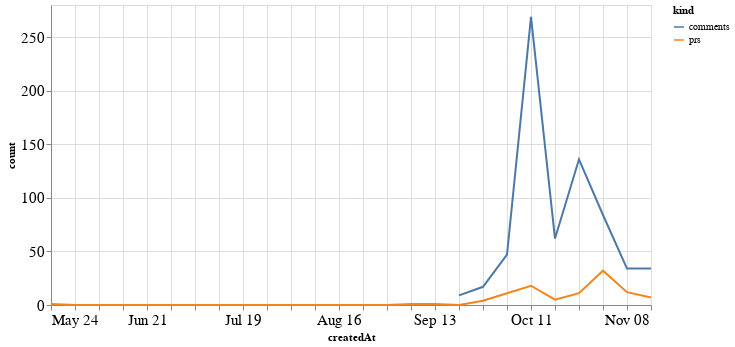

Notebook cell for this chart:
### Code cell
alt.Chart(total_time, width=600).mark_line().encode(
    x='createdAt',
    y='count',
    color='kind'
)

### Figure 1 — Vega-Lite specification as saved in the notebook (floating-point values rounded to 4 significant figures)
{"config": {"axisLeft": {"labelFontSize": 15}, "axisBottom": {"labelFontSize": 15}}, "data": {"name": "data-d3294abed5844f22cf9f198b4bfe7e3b"}, "mark": "line", "encoding": {"color": {"type": "nominal", "field": "kind"}, "x": {"type": "temporal", "field": "createdAt"}, "y": {"type": "quantitative", "field": "count"}}, "width": 600, "$schema": "https://vega.github.io/schema/vega-lite/v4.8.1.json", "datasets": {"data-d3294abed5844f22cf9f198b4bfe7e3b": [{"createdAt": "2020-05-24T00:00:00", "kind": "prs", "count": 1.0}, {"createdAt": "2020-05-31T00:00:00", "kind": "prs", "count": 0.0}, {"createdAt": "2020-06-07T00:00:00", "kind": "prs", "count": 0.0}, {"createdAt": "2020-06-14T00:00:00", "kind": "prs", "count": 0.0}, {"createdAt": "2020-06-21T00:00:00", "kind": "prs", "count": 0.0}, {"createdAt": "2020-06-28T00:00:00", "kind": "prs", "count": 0.0}, {"createdAt": "2020-07-05T00:00:00", "kind": "prs", "count": 0.0}, {"createdAt": "2020-07-12T00:00:00", "kind": "prs", "count": 0.0}, {"createdAt": "2020-07-19T00:00:00", "kind": "prs", "count": 0.0}, {"createdAt": "2020-07-26T00:00:00", "kind": "prs", "count": 0.0}, {"createdAt": "2020-08-02T00:00:00", "kind": "prs", "count": 0.0}, {"createdAt": "2020-08-09T00:00:00", "kind": "prs", "count": 0.0}, {"createdAt": "2020-08-16T00:00:00", "kind": "prs", "count": 0.0}, {"createdAt": "2020-08-23T00:00:00", "kind": "prs", "count": 0.0}, {"createdAt": "2020-08-30T00:00:00", "kind": "prs", "count": 0.0}, {"createdAt": "2020-09-06T00:00:00", "kind": "prs", "count": 1.0}, {"createdAt": "2020-09-13T00:00:00", "kind": "prs", "count": 1.0}, {"createdAt": "2020-09-20T00:00:00", "kind": "prs", "count": 0.0}, {"createdAt": "2020-09-27T00:00:00", "kind": "prs", "count": 4.0}, {"createdAt": "2020-10-04T00:00:00", "kind": "prs", "count": 11.0}, {"createdAt": "2020-10-11T00:00:00", "kind": "prs", "count": 18.0}, {"createdAt": "2020-10-18T00:00:00", "kind": "prs", "count": 5.0}, {"createdAt": "2020-10-25T00:00:00", "kind": "prs", "count": 11.0}, {"createdAt": "2020-11-01T00:00:00", "kind": "prs", "count": 32.0}, {"createdAt": "2020-11-08T00:00:00", "kind": "prs", "count": 12.0}, {"createdAt": "2020-11-15T00:00:00", "kind": "prs", "count": 7.0}, {"createdAt": "2020-05-24T00:00:00", "kind": "comments", "count": null}, {"createdAt": "2020-05-31T00:00:00", "kind": "comments", "count": null}, {"createdAt": "2020-06-07T00:00:00", "kind": "comments", "count": null}, {"createdAt": "2020-06-14T00:00:00", "kind": "comments", "count": null}, {"createdAt": "2020-06-21T00:00:00", "kind": "comments", "count": null}, {"createdAt": "2020-06-28T00:00:00", "kind": "comments", "count": null}, {"createdAt": "2020-07-05T00:00:00", "kind": "comments", "count": null}, {"createdAt": "2020-07-12T00:00:00", "kind": "comments", "count": null}, {"createdAt": "2020-07-19T00:00:00", "kind": "comments", "count": null}, {"createdAt": "2020-07-26T00:00:00", "kind": "comments", "count": null}, {"createdAt": "2020-08-02T00:00:00", "kind": "comments", "count": null}, {"createdAt": "2020-08-09T00:00:00", "kind": "comments", "count": null}, {"createdAt": "2020-08-16T00:00:00", "kind": "comments", "count": null}, {"createdAt": "2020-08-23T00:00:00", "kind": "comments", "count": null}, {"createdAt": "2020-08-30T00:00:00", "kind": "comments", "count": null}, {"createdAt": "2020-09-06T00:00:00", "kind": "comments", "count": null}, {"createdAt": "2020-09-13T00:00:00", "kind": "comments", "count": null}, {"createdAt": "2020-09-20T00:00:00", "kind": "comments", "count": 9.0}, {"createdAt": "2020-09-27T00:00:00", "kind": "comments", "count": 17.0}, {"createdAt": "2020-10-04T00:00:00", "kind": "comments", "count": 47.0}, {"createdAt": "2020-10-11T00:00:00", "kind": "comments", "count": 269.0}, {"createdAt": "2020-10-18T00:00:00", "kind": "comments", "count": 62.0}, {"createdAt": "2020-10-25T00:00:00", "kind": "comments", "count": 136.0}, {"createdAt": "2020-11-01T00:00:00", "kind": "comments", "count": 84.0}, {"createdAt": "2020-11-08T00:00:00", "kind": "comments", "count": 34.0}, {"createdAt": "2020-11-15T00:00:00", "kind": "comments", "count": 34.0}]}}
